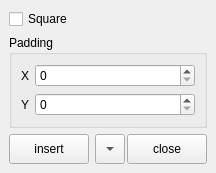
<?xml version="1.0" encoding="UTF-8"?>
<ui version="4.0">
 <class>MainWindow</class>
 <widget class="QMainWindow" name="MainWindow">
  <property name="geometry">
   <rect>
    <x>0</x>
    <y>0</y>
    <width>216</width>
    <height>162</height>
   </rect>
  </property>
  <property name="windowTitle">
   <string>MainWindow</string>
  </property>
  <widget class="QWidget" name="centralwidget">
   <layout class="QVBoxLayout" name="verticalLayout">
    <item>
     <widget class="QCheckBox" name="squareCheckBox">
      <property name="text">
       <string>Square</string>
      </property>
     </widget>
    </item>
    <item>
     <widget class="QGroupBox" name="groupBox">
      <property name="title">
       <string>Padding</string>
      </property>
      <layout class="QFormLayout" name="formLayout">
       <item row="0" column="0">
        <widget class="QLabel" name="label">
         <property name="text">
          <string>X</string>
         </property>
        </widget>
       </item>
       <item row="0" column="1">
        <widget class="QSpinBox" name="paddingXSpinBox">
         <property name="maximum">
          <number>999999999</number>
         </property>
        </widget>
       </item>
       <item row="1" column="0">
        <widget class="QLabel" name="label_2">
         <property name="text">
          <string>Y</string>
         </property>
        </widget>
       </item>
       <item row="1" column="1">
        <widget class="QSpinBox" name="paddingYSpinBox">
         <property name="maximum">
          <number>999999999</number>
         </property>
        </widget>
       </item>
      </layout>
     </widget>
    </item>
    <item>
     <spacer name="verticalSpacer">
      <property name="orientation">
       <enum>Qt::Vertical</enum>
      </property>
      <property name="sizeHint" stdset="0">
       <size>
        <width>20</width>
        <height>2</height>
       </size>
      </property>
     </spacer>
    </item>
    <item>
     <layout class="QHBoxLayout" name="horizontalLayout">
      <property name="spacing">
       <number>2</number>
      </property>
      <item>
       <widget class="QPushButton" name="insertButton">
        <property name="minimumSize">
         <size>
          <width>80</width>
          <height>30</height>
         </size>
        </property>
        <property name="text">
         <string>insert</string>
        </property>
       </widget>
      </item>
      <item>
       <spacer name="horizontalSpacer">
        <property name="orientation">
         <enum>Qt::Horizontal</enum>
        </property>
        <property name="sizeHint" stdset="0">
         <size>
          <width>40</width>
          <height>20</height>
         </size>
        </property>
       </spacer>
      </item>
      <item>
       <widget class="QToolButton" name="minimizeButton">
        <property name="minimumSize">
         <size>
          <width>30</width>
          <height>30</height>
         </size>
        </property>
        <property name="toolTip">
         <string>最小化</string>
        </property>
        <property name="text">
         <string>...</string>
        </property>
        <property name="arrowType">
         <enum>Qt::DownArrow</enum>
        </property>
       </widget>
      </item>
      <item>
       <widget class="QPushButton" name="closeButton">
        <property name="minimumSize">
         <size>
          <width>80</width>
          <height>30</height>
         </size>
        </property>
        <property name="toolTip">
         <string>閉じる</string>
        </property>
        <property name="text">
         <string>close</string>
        </property>
       </widget>
      </item>
     </layout>
    </item>
   </layout>
  </widget>
 </widget>
 <resources/>
 <connections/>
</ui>
